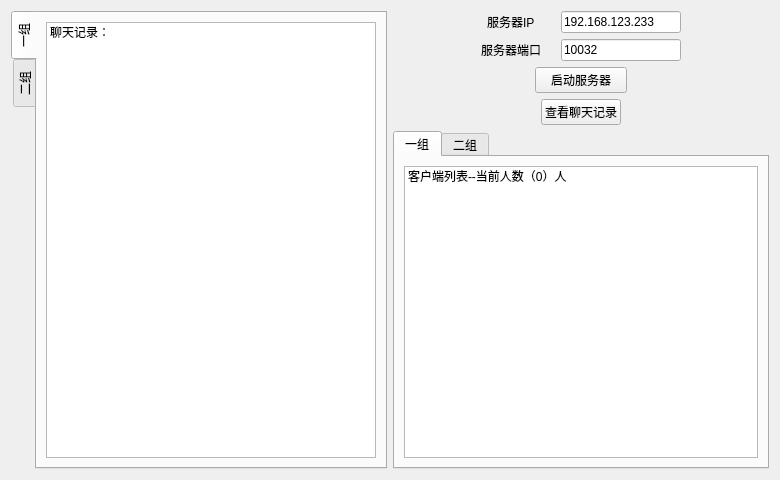
<?xml version="1.0" encoding="UTF-8"?>
<ui version="4.0">
 <class>Form</class>
 <widget class="QWidget" name="Form">
  <property name="geometry">
   <rect>
    <x>0</x>
    <y>0</y>
    <width>780</width>
    <height>480</height>
   </rect>
  </property>
  <property name="minimumSize">
   <size>
    <width>780</width>
    <height>480</height>
   </size>
  </property>
  <property name="windowTitle">
   <string>Form</string>
  </property>
  <layout class="QVBoxLayout" name="verticalLayout_7">
   <item>
    <layout class="QGridLayout" name="gridLayout_3">
     <property name="sizeConstraint">
      <enum>QLayout::SetDefaultConstraint</enum>
     </property>
     <property name="spacing">
      <number>6</number>
     </property>
     <item row="0" column="1">
      <layout class="QVBoxLayout" name="verticalLayout_3">
       <item>
        <layout class="QGridLayout" name="gridLayout_2" rowstretch="0,0" columnstretch="0,0,0,0,0">
         <property name="sizeConstraint">
          <enum>QLayout::SetDefaultConstraint</enum>
         </property>
         <property name="horizontalSpacing">
          <number>0</number>
         </property>
         <item row="1" column="1" alignment="Qt::AlignHCenter">
          <widget class="QLabel" name="label_4">
           <property name="text">
            <string>服务器端口</string>
           </property>
          </widget>
         </item>
         <item row="0" column="0">
          <spacer name="horizontalSpacer">
           <property name="orientation">
            <enum>Qt::Horizontal</enum>
           </property>
           <property name="sizeHint" stdset="0">
            <size>
             <width>40</width>
             <height>20</height>
            </size>
           </property>
          </spacer>
         </item>
         <item row="0" column="4">
          <spacer name="horizontalSpacer_2">
           <property name="orientation">
            <enum>Qt::Horizontal</enum>
           </property>
           <property name="sizeHint" stdset="0">
            <size>
             <width>40</width>
             <height>20</height>
            </size>
           </property>
          </spacer>
         </item>
         <item row="1" column="3" alignment="Qt::AlignHCenter">
          <widget class="QLineEdit" name="serverPortLE">
           <property name="sizePolicy">
            <sizepolicy hsizetype="Fixed" vsizetype="Fixed">
             <horstretch>0</horstretch>
             <verstretch>0</verstretch>
            </sizepolicy>
           </property>
           <property name="minimumSize">
            <size>
             <width>120</width>
             <height>0</height>
            </size>
           </property>
           <property name="text">
            <string>10032</string>
           </property>
          </widget>
         </item>
         <item row="0" column="1" alignment="Qt::AlignHCenter">
          <widget class="QLabel" name="label_3">
           <property name="text">
            <string>服务器IP</string>
           </property>
          </widget>
         </item>
         <item row="0" column="3" alignment="Qt::AlignHCenter">
          <widget class="QLineEdit" name="serverIpLE">
           <property name="sizePolicy">
            <sizepolicy hsizetype="Fixed" vsizetype="Fixed">
             <horstretch>0</horstretch>
             <verstretch>0</verstretch>
            </sizepolicy>
           </property>
           <property name="minimumSize">
            <size>
             <width>120</width>
             <height>0</height>
            </size>
           </property>
           <property name="text">
            <string>192.168.123.233</string>
           </property>
          </widget>
         </item>
         <item row="0" column="2">
          <spacer name="horizontalSpacer_3">
           <property name="orientation">
            <enum>Qt::Horizontal</enum>
           </property>
           <property name="sizeType">
            <enum>QSizePolicy::Fixed</enum>
           </property>
           <property name="sizeHint" stdset="0">
            <size>
             <width>20</width>
             <height>0</height>
            </size>
           </property>
          </spacer>
         </item>
        </layout>
       </item>
       <item>
        <layout class="QVBoxLayout" name="verticalLayout_4">
         <item alignment="Qt::AlignHCenter">
          <widget class="QPushButton" name="startServerBtn">
           <property name="sizePolicy">
            <sizepolicy hsizetype="Fixed" vsizetype="Fixed">
             <horstretch>0</horstretch>
             <verstretch>0</verstretch>
            </sizepolicy>
           </property>
           <property name="minimumSize">
            <size>
             <width>92</width>
             <height>26</height>
            </size>
           </property>
           <property name="sizeIncrement">
            <size>
             <width>0</width>
             <height>0</height>
            </size>
           </property>
           <property name="baseSize">
            <size>
             <width>0</width>
             <height>0</height>
            </size>
           </property>
           <property name="text">
            <string>启动服务器</string>
           </property>
          </widget>
         </item>
         <item alignment="Qt::AlignHCenter">
          <widget class="QPushButton" name="checkRecord">
           <property name="text">
            <string>查看聊天记录</string>
           </property>
          </widget>
         </item>
        </layout>
       </item>
       <item>
        <widget class="QTabWidget" name="tabWidget_3">
         <property name="currentIndex">
          <number>0</number>
         </property>
         <widget class="QWidget" name="clientTab_1">
          <property name="sizePolicy">
           <sizepolicy hsizetype="Expanding" vsizetype="Expanding">
            <horstretch>0</horstretch>
            <verstretch>0</verstretch>
           </sizepolicy>
          </property>
          <attribute name="title">
           <string>一组</string>
          </attribute>
          <layout class="QVBoxLayout" name="verticalLayout_8">
           <item>
            <widget class="QListWidget" name="clientListWidget_1">
             <item>
              <property name="text">
               <string>客户端列表--当前人数（0）人</string>
              </property>
             </item>
            </widget>
           </item>
          </layout>
         </widget>
         <widget class="QWidget" name="clientTab_2">
          <property name="sizePolicy">
           <sizepolicy hsizetype="Expanding" vsizetype="Expanding">
            <horstretch>0</horstretch>
            <verstretch>0</verstretch>
           </sizepolicy>
          </property>
          <attribute name="title">
           <string>二组</string>
          </attribute>
          <layout class="QVBoxLayout" name="verticalLayout_9">
           <item>
            <widget class="QListWidget" name="clientListWidget_2">
             <item>
              <property name="text">
               <string>客户端列表--当前人数（0）人</string>
              </property>
             </item>
            </widget>
           </item>
          </layout>
         </widget>
        </widget>
       </item>
      </layout>
     </item>
     <item row="0" column="0">
      <widget class="QTabWidget" name="tabWidget_2">
       <property name="tabPosition">
        <enum>QTabWidget::West</enum>
       </property>
       <property name="currentIndex">
        <number>0</number>
       </property>
       <widget class="QWidget" name="chatTab_1">
        <attribute name="title">
         <string>一组</string>
        </attribute>
        <layout class="QVBoxLayout" name="verticalLayout_5">
         <item>
          <widget class="QListWidget" name="chatRecordWidget_1">
           <item>
            <property name="text">
             <string>聊天记录：</string>
            </property>
           </item>
          </widget>
         </item>
        </layout>
       </widget>
       <widget class="QWidget" name="chatTab_2">
        <attribute name="title">
         <string>二组</string>
        </attribute>
        <layout class="QVBoxLayout" name="verticalLayout_6">
         <item>
          <widget class="QListWidget" name="chatRecordWidget_2">
           <item>
            <property name="text">
             <string>聊天记录：</string>
            </property>
           </item>
          </widget>
         </item>
        </layout>
       </widget>
      </widget>
     </item>
    </layout>
   </item>
  </layout>
  <zorder>widget_5</zorder>
  <zorder>label</zorder>
  <zorder>label_2</zorder>
  <zorder>lineEdit</zorder>
  <zorder>lineEdit_2</zorder>
  <zorder>pushButton</zorder>
  <zorder>pushButton_2</zorder>
  <zorder>widget</zorder>
  <zorder></zorder>
 </widget>
 <resources/>
 <connections/>
</ui>
